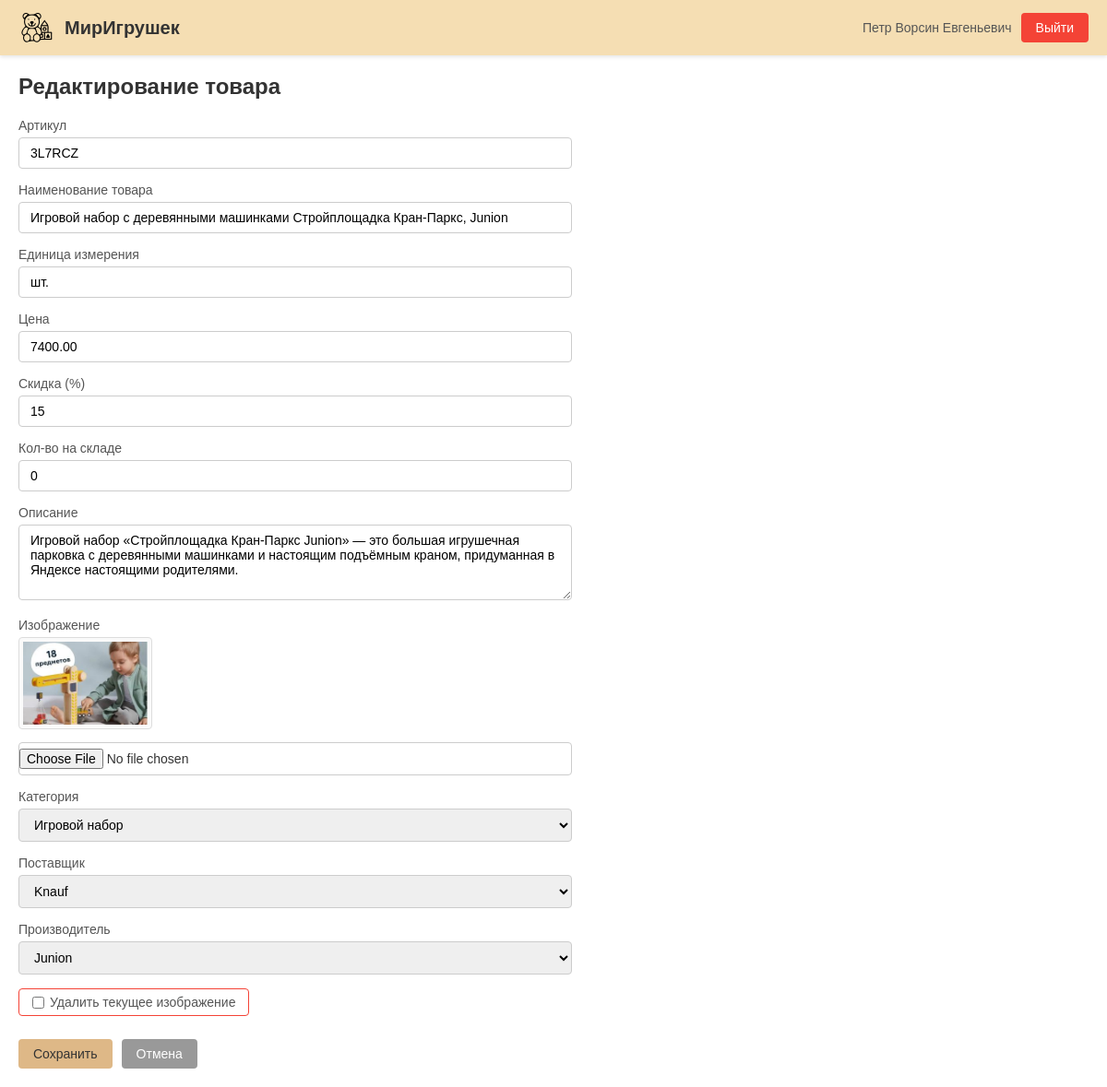
The page /catalog/product/6/update/ (signed in) on the database its author committed.
### catalog/models.py (models this page shows, shortened)
class User(AbstractUser):
    GUEST = 'guest'
    CLIENT = 'client'
    MANAGER = 'manager'
    ADMIN = 'admin'
    ROLE_CHOICES = [
        (GUEST, 'Гость'),
        (CLIENT, 'Клиент'),
        (MANAGER, 'Менеджер'),
        (ADMIN, 'Администратор'),
    ]
    role = models.CharField(
        max_length=20,
        choices=ROLE_CHOICES,
        default=GUEST,
        verbose_name='Роль',
    )
    patronymic = models.CharField(
        max_length=150,
        blank=True,
        verbose_name='Отчество',
    )
    def get_full_name(self):
        full_name = super().get_full_name()
        if self.patronymic:
            full_name += f' {self.patronymic}'
        return full_name.strip()
    class Meta:
        verbose_name = 'Пользователь'
        verbose_name_plural = 'Пользователи'

class Product(models.Model):
    article = models.CharField(
        max_length=50,
        unique=True,
        verbose_name='Артикул',
    )
    name = models.CharField(
        max_length=500,
        verbose_name='Наименование товара',
    )
    unit = models.CharField(
        max_length=50,
        default='шт.',
        verbose_name='Единица измерения',
    )
    price = models.DecimalField(
        max_digits=10,
        decimal_places=2,
        verbose_name='Цена',
    )
    discount = models.IntegerField(
        default=0,
        verbose_name='Скидка (%)',
    )
    stock_quantity = models.IntegerField(
        default=0,
        verbose_name='Кол-во на складе',
    )
    description = models.TextField(
        blank=True,
        verbose_name='Описание',
    )
    image = models.ImageField(
        upload_to='products/',
        blank=True,
        verbose_name='Изображение',
    )
    category = models.ForeignKey(
        Category,
        on_delete=models.CASCADE,
        verbose_name='Категория',
    )
    supplier = models.ForeignKey(
        Supplier,
        on_delete=models.CASCADE,
        verbose_name='Поставщик',
    )
    manufacturer = models.ForeignKey(
        Manufacturer,
        on_delete=models.CASCADE,
        verbose_name='Производитель',
    )
    class Meta:
        verbose_name = 'Товар'
        verbose_name_plural = 'Товары'

### catalog/views.py (the view)
# urls.py: path('catalog/product/<int:product_id>/update/', views.product_update, name='product_update'),
@login_required
@user_passes_test(is_admin)
def product_update(request, product_id):
    product = get_object_or_404(Product, pk=product_id)
    if request.method == 'POST':
        form = ProductForm(request.POST, request.FILES, instance=product)
        if form.is_valid():
            form.save()
            return redirect('catalog:product_list')
    else:
        form = ProductForm(instance=product)
    user_role = getattr(request.user, 'role', 'guest') if request.user.is_authenticated else 'guest'
    return render(request, 'catalog/product_form.html', {'form': form, 'form_title': 'Редактирование товара', 'user_role': user_role})

### catalog/forms.py (shortened to what this page needs)
class ProductForm(forms.ModelForm):
    clear_image = forms.BooleanField(
        required=False,
        label='Удалить текущее изображение',
    )
    class Meta:
        model = Product
        fields = [
            'article', 'name', 'unit', 'price', 'discount',
            'stock_quantity', 'description', 'image',
            'category', 'supplier', 'manufacturer',
        ]
        widgets = {
            'description': forms.Textarea(attrs={'rows': 4}),
            'image': forms.FileInput(attrs={'accept': 'image/*'}),
        }

### catalog/context_processors.py (called while the page is built)
def user_context(request):
    return {'user_role': getattr(request.user, 'role', 'guest') if request.user.is_authenticated else 'guest'}

### catalog/models.py (called while the page is built)
    def __str__(self):
        return self.name

    def __str__(self):
        return self.name

    def __str__(self):
        return self.name

### catalog/views.py (called while the page is built)
def is_admin(user):
    return user.is_authenticated and user.role == 'admin'

### catalog/templates/catalog/product_form.html (shortened to what this page needs)
<!DOCTYPE html>
{% load static %}
<html lang="ru">
<head>
    <link rel="stylesheet" href="{% static 'css/style.css' %}">
</head>
<body>
    <div class="navbar">
        <div class="navbar-left">
            <img src="{% static 'logo.png' %}" alt="Логотип" class="logo">
            <span class="site-name">МирИгрушек</span>
        </div>
        <div class="navbar-right">
            <span class="user-info">{{ user.get_full_name|default:user.username }}</span>
            <a href="{% url 'catalog:logout' %}" class="btn btn-logout">Выйти</a>
        </div>
    </div>
    <div class="container">
        <h1>{{ form_title }}</h1>
        <form method="post" enctype="multipart/form-data" class="product-form">
            {% for field in form %}
                {% if field.name == 'image' %}
                    <div class="form-group">
                        <label>{{ field.label }}</label>
                        {% if form.instance.image %}
                            <div class="current-image">
                                <img src="{{ form.instance.image.url }}" alt="{{ form.instance.name }}">
                            </div>
                        {% endif %}
                        {{ field }}
                    </div>
                {% elif field.name == 'clear_image' %}
                    {% if form.instance.image %}
                        <div class="form-group clear-image-group">
                            <label class="clear-image-label">
                                {{ field }} {{ field.label }}
                            </label>
                        </div>
                    {% endif %}
                {% else %}
                    <div class="form-group">
                        <label for="{{ field.id_for_label }}">{{ field.label }}</label>
                        {{ field }}
                    </div>
                {% endif %}
            {% endfor %}
            <div class="form-actions">
                <button type="submit" class="btn btn-primary">Сохранить</button>
                <a href="{% url 'catalog:product_list' %}" class="btn btn-cancel">Отмена</a>
            </div>
        </form>
    </div>
</body>
</html>

### static/css/style.css (style rules this page uses)
* { margin: 0; padding: 0; box-sizing: border-box; }
body { font-family: Arial, sans-serif; background-color: #FFFFFF; color: #333; min-height: 100vh; }
.navbar { background-color: #F5DEB3; padding: 10px 20px; display: flex; justify-content: space-between; align-items: center; box-shadow: 0 2px 4px rgba(0,0,0,0.1); }
.navbar-left { display: flex; align-items: center; gap: 10px; }
.logo { width: 40px; height: 40px; object-fit: contain; }
.site-name { font-size: 20px; font-weight: bold; color: #333; }
.navbar-right { display: flex; align-items: center; gap: 10px; }
.user-info { font-size: 14px; color: #555; }
.container { max-width: 1200px; margin: 0 auto; padding: 20px; }
h1 { font-size: 24px; margin-bottom: 20px; color: #333; }
.btn { display: inline-block; padding: 8px 16px; border-radius: 4px; text-decoration: none; font-size: 14px; cursor: pointer; border: none; font-family: Arial, sans-serif; transition: background-color 0.2s; }
.btn-primary { background-color: #DEB887; color: #333; }
.btn-cancel { background-color: #999; color: white; }
.btn-logout { background-color: #f44336; color: white; }
.form-group { margin-bottom: 15px; }
.form-group label { display: block; font-size: 14px; margin-bottom: 5px; color: #555; }
.form-group input, .form-group select, .form-group textarea { width: 100%; padding: 8px 12px; border: 1px solid #ccc; border-radius: 4px; font-size: 14px; font-family: Arial, sans-serif; }
.form-actions { display: flex; gap: 10px; margin-top: 20px; }
.product-form { max-width: 600px; }
.product-form .form-group { margin-bottom: 15px; }
.product-form .form-group input[type="file"] { padding: 6px 0; }
.current-image { margin-bottom: 10px; }
.current-image img { max-width: 150px; max-height: 100px; object-fit: contain; border: 1px solid #ddd; border-radius: 4px; padding: 4px; background: #fafafa; }
.clear-image-group { display: flex; align-items: center; gap: 8px; }
.clear-image-label { display: inline-flex !important; align-items: center; gap: 6px; cursor: pointer; font-size: 14px; color: #f44336; padding: 6px 14px; border: 1px solid #f44336; border-radius: 4px; background: #fff; transition: background 0.2s; }
.clear-image-label input[type="checkbox"] { width: auto !important; margin: 0 !important; display: inline !important; }

### rows shown on the page
User: get_full_name "Петр Ворсин Евгеньевич"
Product: form "3L7RCZ" "Игровой набор с деревянными машинками Стройплощадка Кран-Паркс, Junion" "шт." "7400.00" "15" "0" "Игровой набор «Стройплощадка Кран-Паркс Junion» — это большая игрушечная парковка с деревянными машинками и настоящим подъёмным краном, придуманная в Яндексе настоящими родителями." "Игровой набор" "Knauf" "Junion", instance.image (picture)

### other values the page prints
{{ field.label }} "Артикул" "Наименование товара" "Единица измерения" "Цена" "Скидка (%)" "Кол-во на складе" "Описание" "Категория" "Поставщик" "Производитель"
{{ field.label }} "Изображение"
{{ field.label }} "Удалить текущее изображение"
